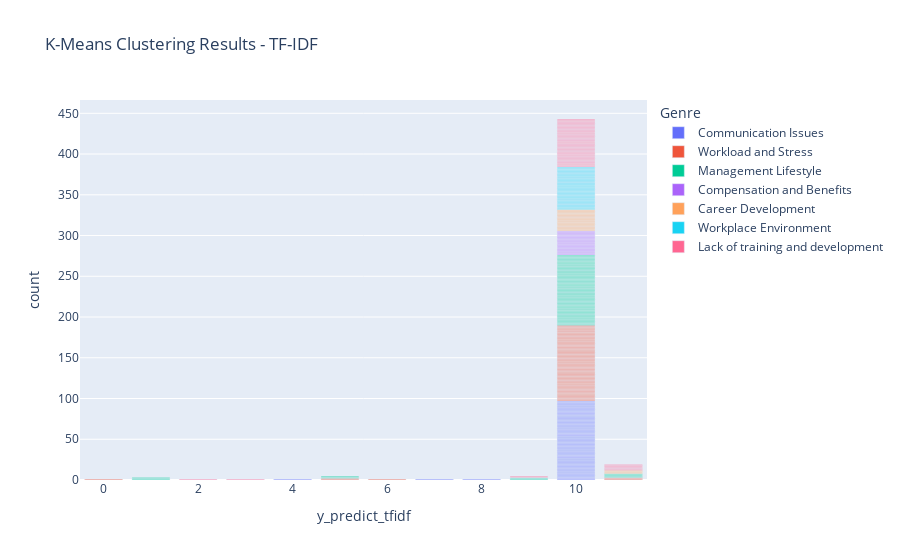
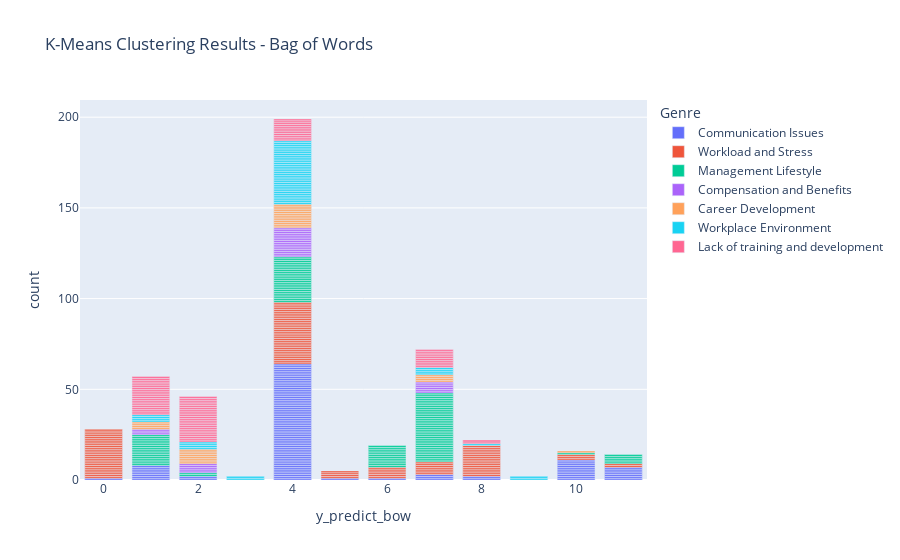

Notebook cell for these charts, in order:
### Markdown cell above
Hirerachical clustering

### Code cell
from sklearn.cluster import KMeans
import pandas as pd
from sklearn.feature_extraction.text import TfidfVectorizer
from sklearn.feature_extraction.text import CountVectorizer  # Import CountVectorizer

# Assuming 'corpus' is your list of text data
corpus = df['Lemminf']

# TF-IDF Vectorization
vectorizer_tfidf = TfidfVectorizer()
X_tfidf = vectorizer_tfidf.fit_transform(corpus)

# Convert the sparse TF-IDF matrix to a dense numpy array
X_tfidf_dense = X_tfidf.toarray()

# Bag of Words (BOW) Vectorization
vectorizer_bow = CountVectorizer()
X_bow = vectorizer_bow.fit_transform(corpus)

# Convert the sparse BOW matrix to a dense numpy array
X_bow_dense = X_bow.toarray()

# Perform K-Means clustering on TF-IDF
kmeans_tfidf = KMeans(n_clusters=12, init='k-means++', random_state=42)
y_predict_tfidf = kmeans_tfidf.fit_predict(X_tfidf_dense)
df['y_predict_tfidf'] = pd.DataFrame(data=y_predict_tfidf)

# Perform K-Means clustering on Bag of Words
kmeans_bow = KMeans(n_clusters=12, init='k-means++', random_state=42)
y_predict_bow = kmeans_bow.fit_predict(X_bow_dense)
df['y_predict_bow'] = pd.DataFrame(data=y_predict_bow)

# Visualize the results for TF-IDF
fig_tfidf = px.bar(df, x="y_predict_tfidf", y="count", color="Genre", title="K-Means Clustering Results - TF-IDF")
fig_tfidf.show()

# Visualize the results for Bag of Words
fig_bow = px.bar(df, x="y_predict_bow", y="count", color="Genre", title="K-Means Clustering Results - Bag of Words")
fig_bow.show()

### Figure 1 — Plotly figure (JSON) as saved in the notebook; plotly's stock layout.template omitted (floating-point values rounded to 4 significant figures)
{"data": [{"alignmentgroup": "True", "hovertemplate": "Genre=Communication Issues<br>y_predict_tfidf=%{x}<br>count=%{y}<extra></extra>", "legendgroup": "Communication Issues", "marker": {"color": "#636efa", "pattern": {"shape": ""}}, "name": "Communication Issues", "offsetgroup": "Communication Issues", "orientation": "v", "showlegend": true, "textposition": "auto", "x": [10, 10, 10, 10, 10, 10, 10, 10, 10, 10, 10, 10, 10, 10, 10, 10, 10, 10, 10, 10, 10, 8, 10, 10, 10, 10, 10, 10, 10, 10, 10, 10, 10, 10, 10, 10, 10, 10, 10, 10, 10, 10, 10, 10, 10, 10, 10, 10, 10, 10, 10, 10, 10, 10, 10, 10, 10, 10, 10, 10, 10, 10, 10, 10, 10, 10, 10, 10, 10, 10, 10, 10, 10, 10, 10, 10, 10, 10, 10, 10, 10, 10, 10, 10, 10, 10, 10, 10, 7, 10, 10, 10, 10, 10, 10, 10, 4, 10, 10, 10], "xaxis": "x", "y": [1, 1, 1, 1, 1, 1, 1, 1, 1, 1, 1, 1, 1, 1, 1, 1, 1, 1, 1, 1, 1, 1, 1, 1, 1, 1, 1, 1, 1, 1, 1, 1, 1, 1, 1, 1, 1, 1, 1, 1, 1, 1, 1, 1, 1, 1, 1, 1, 1, 1, 1, 1, 1, 1, 1, 1, 1, 1, 1, 1, 1, 1, 1, 1, 1, 1, 1, 1, 1, 1, 1, 1, 1, 1, 1, 1, 1, 1, 1, 1, 1, 1, 1, 1, 1, 1, 1, 1, 1, 1, 1, 1, 1, 1, 1, 1, 1, 1, 1, 1], "yaxis": "y", "type": "bar"}, {"alignmentgroup": "True", "hovertemplate": "Genre=Workload and Stress<br>y_predict_tfidf=%{x}<br>count=%{y}<extra></extra>", "legendgroup": "Workload and Stress", "marker": {"color": "#EF553B", "pattern": {"shape": ""}}, "name": "Workload and Stress", "offsetgroup": "Workload and Stress", "orientation": "v", "showlegend": true, "textposition": "auto", "x": [10, 10, 10, 10, 10, 10, 10, 10, 10, 10, 10, 5, 10, 10, 10, 10, 10, 10, 10, 10, 10, 10, 10, 10, 11, 10, 10, 10, 10, 10, 5, 10, 10, 10, 10, 10, 10, 11, 10, 10, 10, 10, 10, 10, 10, 10, 10, 10, 10, 10, 10, 10, 10, 10, 11, 10, 10, 10, 10, 10, 10, 10, 10, 10, 10, 10, 10, 10, 10, 6, 10, 10, 10, 10, 10, 10, 10, 10, 10, 10, 0, 10, 10, 10, 10, 10, 10, 10, 10, 10, 10, 10, 10, 10, 10, 10, 10, 10, 10, 10], "xaxis": "x", "y": [1, 1, 1, 1, 1, 1, 1, 1, 1, 1, 1, 1, 1, 1, 1, 1, 1, 1, 1, 1, 1, 1, 1, 1, 1, 1, 1, 1, 1, 1, 1, 1, 1, 1, 1, 1, 1, 1, 1, 1, 1, 1, 1, 1, 1, 1, 1, 1, 1, 1, 1, 1, 1, 1, 1, 1, 1, 1, 1, 1, 1, 1, 1, 1, 1, 1, 1, 1, 1, 1, 1, 1, 1, 1, 1, 1, 1, 1, 1, 1, 1, 1, 1, 1, 1, 1, 1, 1, 1, 1, 1, 1, 1, 1, 1, 1, 1, 1, 1, 1], "yaxis": "y", "type": "bar"}, {"alignmentgroup": "True", "hovertemplate": "Genre=Management Lifestyle<br>y_predict_tfidf=%{x}<br>count=%{y}<extra></extra>", "legendgroup": "Management Lifestyle", "marker": {"color": "#00cc96", "pattern": {"shape": ""}}, "name": "Management Lifestyle", "offsetgroup": "Management Lifestyle", "orientation": "v", "showlegend": true, "textposition": "auto", "x": [10, 10, 10, 5, 10, 10, 10, 10, 1, 10, 10, 10, 10, 10, 11, 9, 10, 10, 5, 10, 10, 10, 10, 10, 10, 10, 10, 1, 10, 10, 10, 10, 10, 10, 10, 10, 10, 10, 10, 10, 10, 10, 10, 10, 11, 10, 10, 10, 10, 10, 10, 10, 10, 10, 10, 10, 10, 10, 9, 10, 10, 11, 10, 10, 5, 10, 10, 10, 10, 10, 10, 10, 10, 11, 10, 10, 10, 10, 10, 10, 10, 10, 10, 10, 10, 10, 10, 10, 9, 1, 11, 10, 10, 10, 10, 10, 10, 10, 10, 10], "xaxis": "x", "y": [1, 1, 1, 1, 1, 1, 1, 1, 1, 1, 1, 1, 1, 1, 1, 1, 1, 1, 1, 1, 1, 1, 1, 1, 1, 1, 1, 1, 1, 1, 1, 1, 1, 1, 1, 1, 1, 1, 1, 1, 1, 1, 1, 1, 1, 1, 1, 1, 1, 1, 1, 1, 1, 1, 1, 1, 1, 1, 1, 1, 1, 1, 1, 1, 1, 1, 1, 1, 1, 1, 1, 1, 1, 1, 1, 1, 1, 1, 1, 1, 1, 1, 1, 1, 1, 1, 1, 1, 1, 1, 1, 1, 1, 1, 1, 1, 1, 1, 1, 1], "yaxis": "y", "type": "bar"}, {"alignmentgroup": "True", "hovertemplate": "Genre=Compensation and Benefits<br>y_predict_tfidf=%{x}<br>count=%{y}<extra></extra>", "legendgroup": "Compensation and Benefits", "marker": {"color": "#ab63fa", "pattern": {"shape": ""}}, "name": "Compensation and Benefits", "offsetgroup": "Compensation and Benefits", "orientation": "v", "showlegend": true, "textposition": "auto", "x": [10, 10, 10, 10, 10, 10, 10, 10, 10, 10, 10, 10, 10, 10, 10, 10, 10, 10, 10, 10, 10, 10, 10, 10, 10, 10, 10, 10, 10, 10], "xaxis": "x", "y": [1, 1, 1, 1, 1, 1, 1, 1, 1, 1, 1, 1, 1, 1, 1, 1, 1, 1, 1, 1, 1, 1, 1, 1, 1, 1, 1, 1, 1, 1], "yaxis": "y", "type": "bar"}, {"alignmentgroup": "True", "hovertemplate": "Genre=Career Development<br>y_predict_tfidf=%{x}<br>count=%{y}<extra></extra>", "legendgroup": "Career Development", "marker": {"color": "#FFA15A", "pattern": {"shape": ""}}, "name": "Career Development", "offsetgroup": "Career Development", "orientation": "v", "showlegend": true, "textposition": "auto", "x": [10, 10, 10, 10, 10, 10, 11, 10, 11, 10, 10, 10, 10, 10, 10, 10, 11, 10, 10, 10, 11, 10, 10, 10, 10, 10, 10, 10, 10, 10], "xaxis": "x", "y": [1, 1, 1, 1, 1, 1, 1, 1, 1, 1, 1, 1, 1, 1, 1, 1, 1, 1, 1, 1, 1, 1, 1, 1, 1, 1, 1, 1, 1, 1], "yaxis": "y", "type": "bar"}, {"alignmentgroup": "True", "hovertemplate": "Genre=Workplace Environment<br>y_predict_tfidf=%{x}<br>count=%{y}<extra></extra>", "legendgroup": "Workplace Environment", "marker": {"color": "#19d3f3", "pattern": {"shape": ""}}, "name": "Workplace Environment", "offsetgroup": "Workplace Environment", "orientation": "v", "showlegend": true, "textposition": "auto", "x": [10, 10, 10, 10, 10, 10, 10, 10, 10, 10, 10, 10, 10, 10, 10, 10, 10, 10, 10, 10, 10, 10, 10, 10, 10, 10, 10, 10, 10, 10, 10, 10, 10, 10, 10, 10, 10, 10, 10, 10, 10, 10, 10, 10, 10, 10, 10, 10, 10, 10, 10, 10], "xaxis": "x", "y": [1, 1, 1, 1, 1, 1, 1, 1, 1, 1, 1, 1, 1, 1, 1, 1, 1, 1, 1, 1, 1, 1, 1, 1, 1, 1, 1, 1, 1, 1, 1, 1, 1, 1, 1, 1, 1, 1, 1, 1, 1, 1, 1, 1, 1, 1, 1, 1, 1, 1, 1, 1], "yaxis": "y", "type": "bar"}, {"alignmentgroup": "True", "hovertemplate": "Genre=Lack of training and development<br>y_predict_tfidf=%{x}<br>count=%{y}<extra></extra>", "legendgroup": "Lack of training and development", "marker": {"color": "#FF6692", "pattern": {"shape": ""}}, "name": "Lack of training and development", "offsetgroup": "Lack of training and development", "orientation": "v", "showlegend": true, "textposition": "auto", "x": [10, 10, 11, 10, 10, 10, 2, 10, 10, 11, 10, 10, 10, 10, 10, 10, 10, 10, 10, 11, 10, 10, 10, 10, 10, 10, 10, 10, 10, 10, 10, 11, 10, 10, 10, 10, 10, 10, 10, 10, 10, 9, 10, 10, 11, 10, 10, 11, 10, 10, 10, 10, 9, 10, 10, 3, 11, 10, 10, 10, 10, 10, 10, 10, 10, 10, 10, 10, 10, 10], "xaxis": "x", "y": [1, 1, 1, 1, 1, 1, 1, 1, 1, 1, 1, 1, 1, 1, 1, 1, 1, 1, 1, 1, 1, 1, 1, 1, 1, 1, 1, 1, 1, 1, 1, 1, 1, 1, 1, 1, 1, 1, 1, 1, 1, 1, 1, 1, 1, 1, 1, 1, 1, 1, 1, 1, 1, 1, 1, 1, 1, 1, 1, 1, 1, 1, 1, 1, 1, 1, 1, 1, 1, 1], "yaxis": "y", "type": "bar"}], "layout": {"xaxis": {"anchor": "y", "domain": [0.0, 1.0], "title": {"text": "y_predict_tfidf"}}, "yaxis": {"anchor": "x", "domain": [0.0, 1.0], "title": {"text": "count"}}, "legend": {"title": {"text": "Genre"}, "tracegroupgap": 0}, "title": {"text": "K-Means Clustering Results - TF-IDF"}, "barmode": "relative"}}

### Figure 2 — Plotly figure (JSON) as saved in the notebook; plotly's stock layout.template omitted (floating-point values rounded to 4 significant figures)
{"data": [{"alignmentgroup": "True", "hovertemplate": "Genre=Communication Issues<br>y_predict_bow=%{x}<br>count=%{y}<extra></extra>", "legendgroup": "Communication Issues", "marker": {"color": "#636efa", "pattern": {"shape": ""}}, "name": "Communication Issues", "offsetgroup": "Communication Issues", "orientation": "v", "showlegend": true, "textposition": "auto", "x": [8, 4, 4, 4, 4, 4, 4, 10, 4, 4, 4, 4, 4, 4, 4, 4, 4, 11, 4, 4, 4, 4, 1, 8, 4, 4, 4, 4, 10, 4, 1, 4, 4, 4, 4, 4, 1, 4, 4, 10, 4, 4, 4, 4, 4, 10, 4, 11, 4, 4, 2, 7, 4, 4, 4, 11, 2, 10, 1, 4, 10, 4, 1, 4, 10, 4, 7, 4, 5, 4, 4, 4, 4, 11, 4, 6, 10, 10, 4, 4, 4, 4, 4, 4, 4, 11, 4, 10, 1, 4, 7, 4, 10, 4, 11, 0, 1, 1, 11, 4], "xaxis": "x", "y": [1, 1, 1, 1, 1, 1, 1, 1, 1, 1, 1, 1, 1, 1, 1, 1, 1, 1, 1, 1, 1, 1, 1, 1, 1, 1, 1, 1, 1, 1, 1, 1, 1, 1, 1, 1, 1, 1, 1, 1, 1, 1, 1, 1, 1, 1, 1, 1, 1, 1, 1, 1, 1, 1, 1, 1, 1, 1, 1, 1, 1, 1, 1, 1, 1, 1, 1, 1, 1, 1, 1, 1, 1, 1, 1, 1, 1, 1, 1, 1, 1, 1, 1, 1, 1, 1, 1, 1, 1, 1, 1, 1, 1, 1, 1, 1, 1, 1, 1, 1], "yaxis": "y", "type": "bar"}, {"alignmentgroup": "True", "hovertemplate": "Genre=Workload and Stress<br>y_predict_bow=%{x}<br>count=%{y}<extra></extra>", "legendgroup": "Workload and Stress", "marker": {"color": "#EF553B", "pattern": {"shape": ""}}, "name": "Workload and Stress", "offsetgroup": "Workload and Stress", "orientation": "v", "showlegend": true, "textposition": "auto", "x": [7, 4, 4, 8, 4, 4, 4, 4, 10, 4, 0, 4, 0, 4, 7, 8, 0, 8, 4, 4, 7, 4, 0, 4, 4, 6, 0, 4, 5, 7, 4, 10, 7, 6, 4, 4, 4, 4, 0, 4, 8, 8, 0, 0, 0, 5, 6, 8, 8, 4, 4, 0, 11, 7, 4, 4, 0, 4, 0, 8, 8, 0, 8, 4, 5, 8, 8, 0, 8, 0, 4, 8, 4, 0, 8, 4, 0, 10, 8, 0, 4, 6, 11, 0, 0, 4, 7, 0, 0, 5, 8, 0, 6, 4, 0, 0, 6, 0, 0, 4], "xaxis": "x", "y": [1, 1, 1, 1, 1, 1, 1, 1, 1, 1, 1, 1, 1, 1, 1, 1, 1, 1, 1, 1, 1, 1, 1, 1, 1, 1, 1, 1, 1, 1, 1, 1, 1, 1, 1, 1, 1, 1, 1, 1, 1, 1, 1, 1, 1, 1, 1, 1, 1, 1, 1, 1, 1, 1, 1, 1, 1, 1, 1, 1, 1, 1, 1, 1, 1, 1, 1, 1, 1, 1, 1, 1, 1, 1, 1, 1, 1, 1, 1, 1, 1, 1, 1, 1, 1, 1, 1, 1, 1, 1, 1, 1, 1, 1, 1, 1, 1, 1, 1, 1], "yaxis": "y", "type": "bar"}, {"alignmentgroup": "True", "hovertemplate": "Genre=Management Lifestyle<br>y_predict_bow=%{x}<br>count=%{y}<extra></extra>", "legendgroup": "Management Lifestyle", "marker": {"color": "#00cc96", "pattern": {"shape": ""}}, "name": "Management Lifestyle", "offsetgroup": "Management Lifestyle", "orientation": "v", "showlegend": true, "textposition": "auto", "x": [6, 7, 4, 7, 4, 6, 1, 7, 6, 7, 4, 7, 4, 4, 7, 1, 7, 4, 7, 4, 4, 7, 4, 11, 1, 7, 4, 1, 7, 1, 6, 7, 4, 4, 7, 4, 6, 7, 7, 4, 7, 7, 4, 11, 7, 1, 7, 7, 10, 4, 6, 7, 1, 2, 7, 1, 4, 7, 1, 4, 4, 7, 1, 11, 7, 4, 6, 7, 1, 4, 6, 11, 1, 7, 7, 1, 6, 7, 4, 4, 7, 7, 7, 6, 7, 1, 7, 7, 1, 6, 7, 1, 4, 11, 7, 1, 6, 7, 2, 4], "xaxis": "x", "y": [1, 1, 1, 1, 1, 1, 1, 1, 1, 1, 1, 1, 1, 1, 1, 1, 1, 1, 1, 1, 1, 1, 1, 1, 1, 1, 1, 1, 1, 1, 1, 1, 1, 1, 1, 1, 1, 1, 1, 1, 1, 1, 1, 1, 1, 1, 1, 1, 1, 1, 1, 1, 1, 1, 1, 1, 1, 1, 1, 1, 1, 1, 1, 1, 1, 1, 1, 1, 1, 1, 1, 1, 1, 1, 1, 1, 1, 1, 1, 1, 1, 1, 1, 1, 1, 1, 1, 1, 1, 1, 1, 1, 1, 1, 1, 1, 1, 1, 1, 1], "yaxis": "y", "type": "bar"}, {"alignmentgroup": "True", "hovertemplate": "Genre=Compensation and Benefits<br>y_predict_bow=%{x}<br>count=%{y}<extra></extra>", "legendgroup": "Compensation and Benefits", "marker": {"color": "#ab63fa", "pattern": {"shape": ""}}, "name": "Compensation and Benefits", "offsetgroup": "Compensation and Benefits", "orientation": "v", "showlegend": true, "textposition": "auto", "x": [4, 1, 7, 4, 7, 7, 4, 4, 4, 2, 4, 4, 2, 4, 7, 4, 4, 7, 1, 4, 4, 7, 2, 4, 2, 4, 4, 1, 4, 2], "xaxis": "x", "y": [1, 1, 1, 1, 1, 1, 1, 1, 1, 1, 1, 1, 1, 1, 1, 1, 1, 1, 1, 1, 1, 1, 1, 1, 1, 1, 1, 1, 1, 1], "yaxis": "y", "type": "bar"}, {"alignmentgroup": "True", "hovertemplate": "Genre=Career Development<br>y_predict_bow=%{x}<br>count=%{y}<extra></extra>", "legendgroup": "Career Development", "marker": {"color": "#FFA15A", "pattern": {"shape": ""}}, "name": "Career Development", "offsetgroup": "Career Development", "orientation": "v", "showlegend": true, "textposition": "auto", "x": [4, 4, 4, 1, 4, 4, 1, 2, 7, 4, 4, 7, 2, 4, 2, 4, 1, 2, 4, 7, 10, 2, 2, 4, 2, 2, 4, 4, 1, 7], "xaxis": "x", "y": [1, 1, 1, 1, 1, 1, 1, 1, 1, 1, 1, 1, 1, 1, 1, 1, 1, 1, 1, 1, 1, 1, 1, 1, 1, 1, 1, 1, 1, 1], "yaxis": "y", "type": "bar"}, {"alignmentgroup": "True", "hovertemplate": "Genre=Workplace Environment<br>y_predict_bow=%{x}<br>count=%{y}<extra></extra>", "legendgroup": "Workplace Environment", "marker": {"color": "#19d3f3", "pattern": {"shape": ""}}, "name": "Workplace Environment", "offsetgroup": "Workplace Environment", "orientation": "v", "showlegend": true, "textposition": "auto", "x": [4, 1, 4, 4, 4, 4, 4, 2, 4, 7, 4, 9, 4, 4, 3, 4, 4, 4, 7, 2, 1, 4, 4, 4, 4, 4, 8, 4, 4, 4, 4, 1, 4, 4, 4, 4, 4, 2, 4, 7, 4, 9, 4, 4, 3, 4, 4, 4, 7, 2, 1, 4], "xaxis": "x", "y": [1, 1, 1, 1, 1, 1, 1, 1, 1, 1, 1, 1, 1, 1, 1, 1, 1, 1, 1, 1, 1, 1, 1, 1, 1, 1, 1, 1, 1, 1, 1, 1, 1, 1, 1, 1, 1, 1, 1, 1, 1, 1, 1, 1, 1, 1, 1, 1, 1, 1, 1, 1], "yaxis": "y", "type": "bar"}, {"alignmentgroup": "True", "hovertemplate": "Genre=Lack of training and development<br>y_predict_bow=%{x}<br>count=%{y}<extra></extra>", "legendgroup": "Lack of training and development", "marker": {"color": "#FF6692", "pattern": {"shape": ""}}, "name": "Lack of training and development", "offsetgroup": "Lack of training and development", "orientation": "v", "showlegend": true, "textposition": "auto", "x": [8, 2, 1, 4, 2, 7, 4, 1, 2, 4, 2, 2, 1, 4, 2, 2, 1, 1, 7, 4, 7, 2, 4, 1, 7, 4, 2, 4, 1, 7, 2, 4, 8, 7, 2, 2, 1, 7, 2, 2, 1, 1, 7, 2, 1, 7, 2, 4, 1, 2, 4, 1, 1, 2, 2, 1, 1, 7, 2, 2, 1, 1, 1, 2, 1, 4, 2, 2, 2, 1], "xaxis": "x", "y": [1, 1, 1, 1, 1, 1, 1, 1, 1, 1, 1, 1, 1, 1, 1, 1, 1, 1, 1, 1, 1, 1, 1, 1, 1, 1, 1, 1, 1, 1, 1, 1, 1, 1, 1, 1, 1, 1, 1, 1, 1, 1, 1, 1, 1, 1, 1, 1, 1, 1, 1, 1, 1, 1, 1, 1, 1, 1, 1, 1, 1, 1, 1, 1, 1, 1, 1, 1, 1, 1], "yaxis": "y", "type": "bar"}], "layout": {"xaxis": {"anchor": "y", "domain": [0.0, 1.0], "title": {"text": "y_predict_bow"}}, "yaxis": {"anchor": "x", "domain": [0.0, 1.0], "title": {"text": "count"}}, "legend": {"title": {"text": "Genre"}, "tracegroupgap": 0}, "title": {"text": "K-Means Clustering Results - Bag of Words"}, "barmode": "relative"}}
